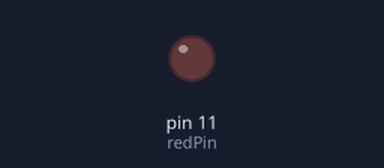
Recording of a sketch running on a simulated Arduino Uno, built with avr-gcc and run on an emulated ATmega328P. Parts: output pins drawn as LEDs (lit = HIGH).

Above: at 0.05 s.
At 1.25 s:
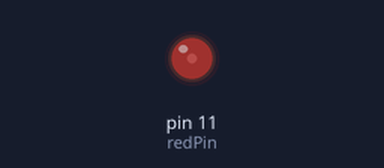
At 2.5 s:
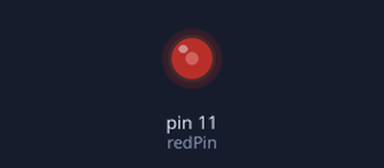
At 5.0 s:
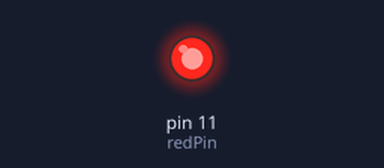
Timing chart, 0 to 6.5 s (numbered marks = the images above):
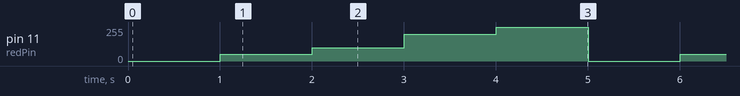

The sketch:

07-Analog-Write-Command.ino
```cpp
int redPin = 11;
int noBright = 0;
int lowBright = 50;
int mediumBright = 100;
int highBright = 200;
int fullBright = 255;
int delayTime = 1000;

void setup() {
  // put your setup code here, to run once:
  pinMode(redPin, OUTPUT);
}

void loop() {
  // put your main code here, to run repeatedly:
  analogWrite(redPin, noBright);
  delay(delayTime);
  analogWrite(redPin, lowBright);
  delay(delayTime);
  analogWrite(redPin, mediumBright);
  delay(delayTime);
  analogWrite(redPin, highBright);
  delay(delayTime);
  analogWrite(redPin, fullBright);
  delay(delayTime);
}
```

Measured:
- by itself, pin 11 (redPin): repeats every 5.0 s: 100/255 1.0 s, 200/255 1.0 s, 255/255 1.0 s, 0/255 1.0 s, 50/255 1.0 s
